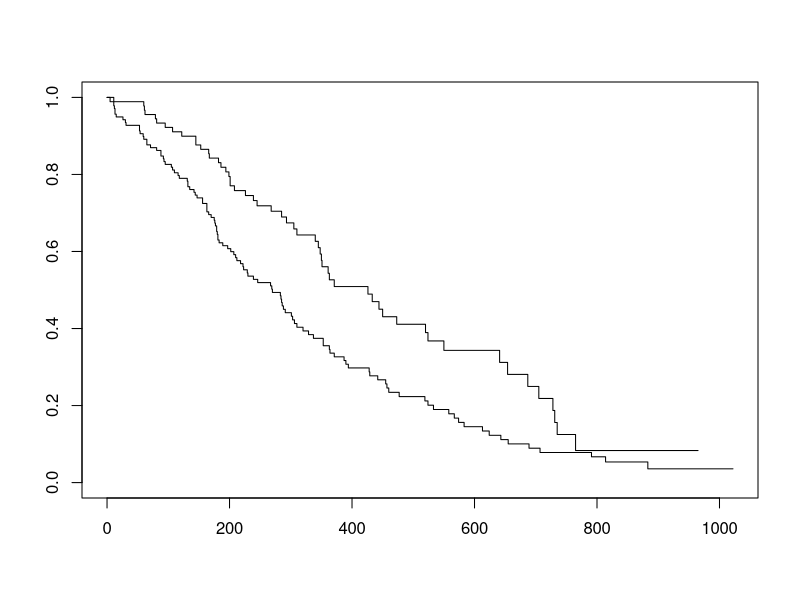
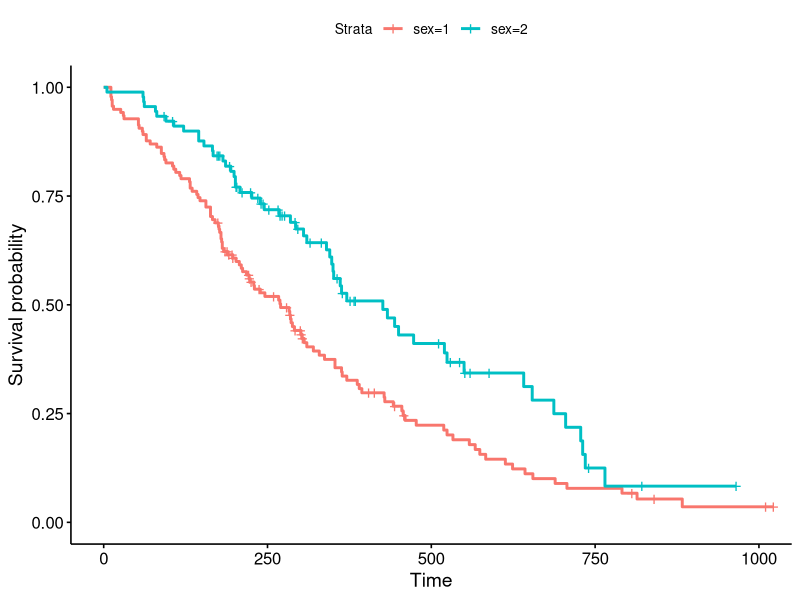
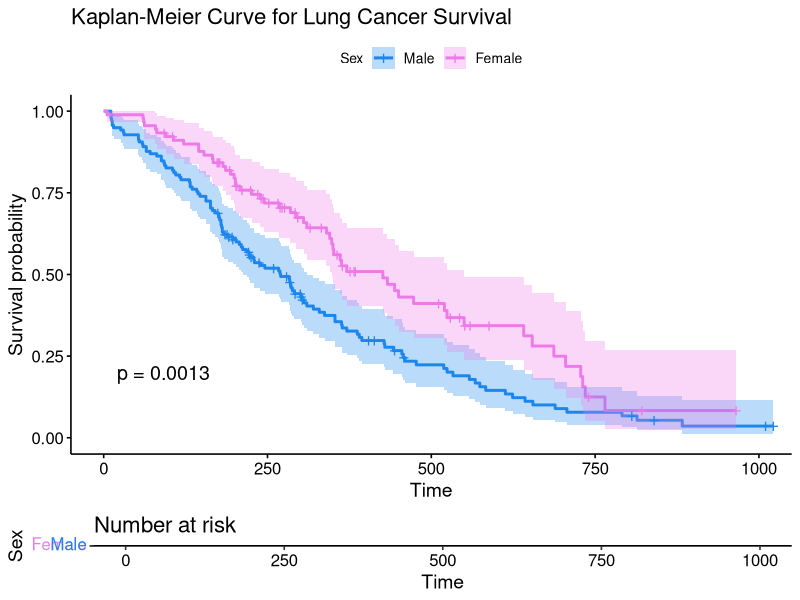
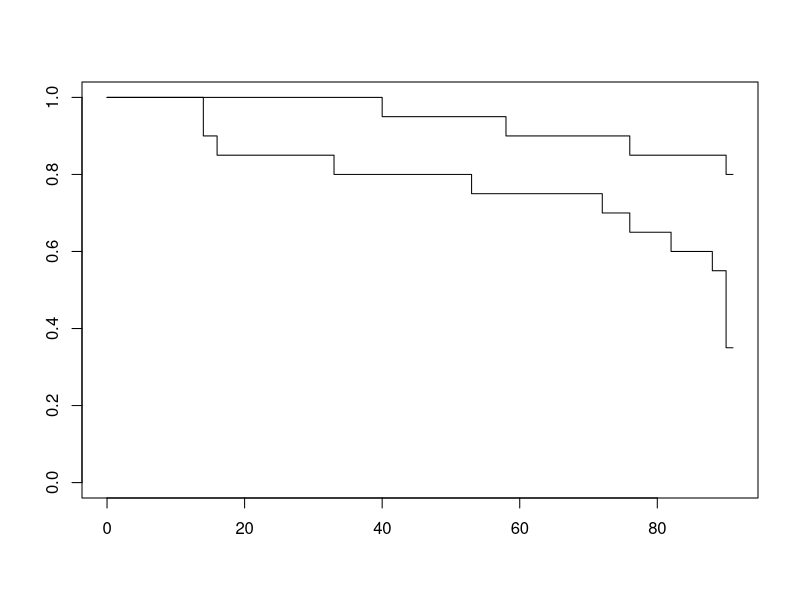

Reproduce these figures in R, in order. (Note: this script raises an error after producing the figures.)
### Survival package example code
## ESM 211
## 2/19/25

#The following code is a simplified version of the example here (I did NOT create it, I only simplified it!): 
# https://bioconnector.github.io/workshops/r-survival.html#getting_started

# Let's get the necessary libraries loaded: 

library(survival) #For survival analysis
library(survminer) #For visualizing the results of the survival analysis
library(dplyr) #For data manipulation and transformation. 

#Get information about lung cancer survival data

?lung 

#Note that no downloading of the data is necessary!

#Take a look at the data. 
head(lung) 
class(lung)
dim(lung)
View(lung)

#Convert this data into a tibble so that is easy to manipulate. 
lung <- as_tibble(lung) # be sure to give your tibble a name. 
lung 

#Now create the survival object and then fit that object to a curve: 
sfit <- survfit(Surv(time, status)~sex, data=lung)
plot(sfit)

#For help understanding survival objects and survival curves: 

?surv

?survfit

#Now use ggsurvplot to make this look a little nicer and be a bit more informative. 
ggsurvplot(sfit)


# Now, make your plot lovely and informative, and include a risk table. 

ggsurvplot(sfit, conf.int=TRUE, pval=TRUE, risk.table=TRUE, 
           legend.labs=c("Male", "Female"), legend.title="Sex",  
           palette=c("dodgerblue2", "orchid2"), 
           title="Kaplan-Meier Curve for Lung Cancer Survival", 
           risk.table.height=.15)

# Well done! 


# Check out this website if you want to learn more from this example: https://bioconnector.github.io/workshops/r-survival.html#getting_started


##HW


#Read in data
quagga_data <- read.csv('Davis_quagga_mussels.csv')

head(quagga_data) 
View(quagga_data)

Nine_ppm_quagga <- quagga_data |>
  filter(quagga_data$treatment == "9_ppm_Ca")

Nine_ppm_quagga <- quagga_data |>
  filter(quagga_data$treatment == "9_ppm_Ca")

Twelve_ppm_quagga <- quagga_data |>
  filter(quagga_data$treatment == "12_ppm_Ca")

#Convert this data into a tibble so that is easy to manipulate. 
quagga_tibble <- as_tibble(quagga_data) # be sure to give your tibble a name. 
quagga_tibble 

#Now create the survival object and then fit that object to a curve: 
sfit <- survfit(Surv(day, status)~treatment, data=quagga_tibble)
plot(sfit)

# Now, make your plot lovely and informative, and include a risk table. 

ggsurvplot(sfit, conf.int=TRUE, pval=TRUE, risk.table=TRUE, 
           legend.labs=c("Nine_ppm", "Twelve_ppm"), legend.title="ppm_Ca",  
           palette=c("dodgerblue2", "orchid2"), 
           title="Kaplan-Meier Curve: Quagga Survival ppm CA", 
           risk.table.height=.15)


